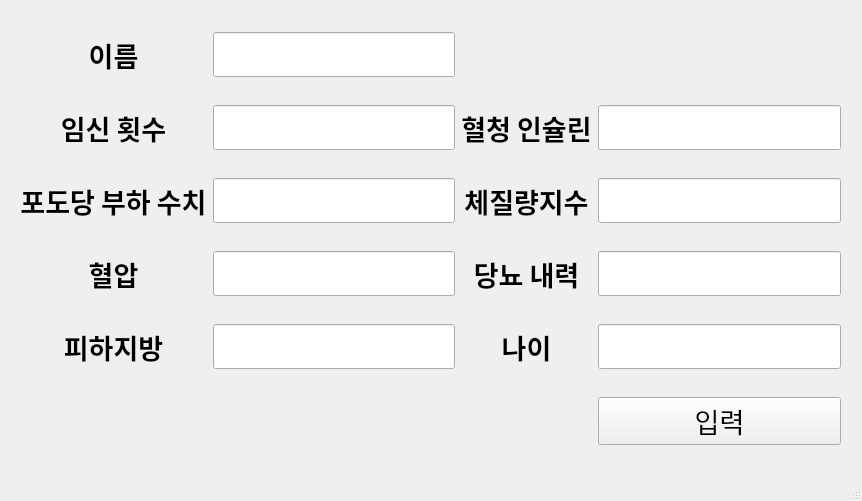
<?xml version="1.0" encoding="UTF-8"?>
<ui version="4.0">
 <class>MainWindow</class>
 <widget class="QMainWindow" name="MainWindow">
  <property name="geometry">
   <rect>
    <x>0</x>
    <y>0</y>
    <width>862</width>
    <height>501</height>
   </rect>
  </property>
  <property name="font">
   <font>
    <family>한컴 말랑말랑 Bold</family>
    <pointsize>20</pointsize>
   </font>
  </property>
  <property name="windowTitle">
   <string>MainWindow</string>
  </property>
  <widget class="QWidget" name="centralwidget">
   <widget class="QWidget" name="layoutWidget">
    <property name="geometry">
     <rect>
      <x>20</x>
      <y>10</y>
      <width>821</width>
      <height>461</height>
     </rect>
    </property>
    <layout class="QGridLayout" name="gridLayout">
     <item row="3" column="1">
      <widget class="QLineEdit" name="BloodPressurelineEdit">
       <property name="font">
        <font>
         <family>한컴 말랑말랑 Bold</family>
         <pointsize>20</pointsize>
         <weight>75</weight>
         <bold>true</bold>
        </font>
       </property>
      </widget>
     </item>
     <item row="4" column="3">
      <widget class="QLabel" name="Agelabel">
       <property name="font">
        <font>
         <family>한컴 말랑말랑 Bold</family>
         <pointsize>20</pointsize>
         <weight>75</weight>
         <bold>true</bold>
        </font>
       </property>
       <property name="text">
        <string>나이</string>
       </property>
       <property name="alignment">
        <set>Qt::AlignCenter</set>
       </property>
      </widget>
     </item>
     <item row="1" column="1">
      <widget class="QLineEdit" name="PregnancieslineEdit">
       <property name="font">
        <font>
         <family>한컴 말랑말랑 Bold</family>
         <pointsize>20</pointsize>
         <weight>75</weight>
         <bold>true</bold>
        </font>
       </property>
      </widget>
     </item>
     <item row="2" column="3">
      <widget class="QLabel" name="BMIlabel">
       <property name="font">
        <font>
         <family>한컴 말랑말랑 Bold</family>
         <pointsize>20</pointsize>
         <weight>75</weight>
         <bold>true</bold>
        </font>
       </property>
       <property name="text">
        <string>체질량지수</string>
       </property>
       <property name="alignment">
        <set>Qt::AlignCenter</set>
       </property>
      </widget>
     </item>
     <item row="1" column="3">
      <widget class="QLabel" name="Insulinlabel">
       <property name="font">
        <font>
         <family>한컴 말랑말랑 Bold</family>
         <pointsize>20</pointsize>
         <weight>75</weight>
         <bold>true</bold>
        </font>
       </property>
       <property name="text">
        <string>혈청 인슐린</string>
       </property>
       <property name="alignment">
        <set>Qt::AlignCenter</set>
       </property>
      </widget>
     </item>
     <item row="3" column="4">
      <widget class="QLineEdit" name="DiabetesPedigreeFunctionlineEdit">
       <property name="font">
        <font>
         <family>한컴 말랑말랑 Bold</family>
         <pointsize>20</pointsize>
         <weight>75</weight>
         <bold>true</bold>
        </font>
       </property>
      </widget>
     </item>
     <item row="2" column="1">
      <widget class="QLineEdit" name="GlucoselineEdit">
       <property name="font">
        <font>
         <family>한컴 말랑말랑 Bold</family>
         <pointsize>20</pointsize>
         <weight>75</weight>
         <bold>true</bold>
        </font>
       </property>
      </widget>
     </item>
     <item row="2" column="0">
      <widget class="QLabel" name="Glucoselabel">
       <property name="font">
        <font>
         <family>한컴 말랑말랑 Bold</family>
         <pointsize>20</pointsize>
         <weight>75</weight>
         <bold>true</bold>
        </font>
       </property>
       <property name="text">
        <string>포도당 부하 수치</string>
       </property>
       <property name="alignment">
        <set>Qt::AlignCenter</set>
       </property>
      </widget>
     </item>
     <item row="1" column="0">
      <widget class="QLabel" name="Pregnancieslabel">
       <property name="font">
        <font>
         <family>한컴 말랑말랑 Bold</family>
         <pointsize>20</pointsize>
         <weight>75</weight>
         <bold>true</bold>
        </font>
       </property>
       <property name="text">
        <string>임신 횟수</string>
       </property>
       <property name="alignment">
        <set>Qt::AlignCenter</set>
       </property>
      </widget>
     </item>
     <item row="4" column="0">
      <widget class="QLabel" name="SkinThicknesslabel">
       <property name="font">
        <font>
         <family>한컴 말랑말랑 Bold</family>
         <pointsize>20</pointsize>
         <weight>75</weight>
         <bold>true</bold>
        </font>
       </property>
       <property name="text">
        <string>피하지방</string>
       </property>
       <property name="alignment">
        <set>Qt::AlignCenter</set>
       </property>
      </widget>
     </item>
     <item row="3" column="0">
      <widget class="QLabel" name="BloodPressurelabel">
       <property name="font">
        <font>
         <family>한컴 말랑말랑 Bold</family>
         <pointsize>20</pointsize>
         <weight>75</weight>
         <bold>true</bold>
        </font>
       </property>
       <property name="text">
        <string>혈압</string>
       </property>
       <property name="alignment">
        <set>Qt::AlignCenter</set>
       </property>
      </widget>
     </item>
     <item row="2" column="4">
      <widget class="QLineEdit" name="BMIlineEdit">
       <property name="font">
        <font>
         <family>한컴 말랑말랑 Bold</family>
         <pointsize>20</pointsize>
         <weight>75</weight>
         <bold>true</bold>
        </font>
       </property>
      </widget>
     </item>
     <item row="4" column="4">
      <widget class="QLineEdit" name="AgelineEdit">
       <property name="font">
        <font>
         <family>한컴 말랑말랑 Bold</family>
         <pointsize>20</pointsize>
         <weight>75</weight>
         <bold>true</bold>
        </font>
       </property>
      </widget>
     </item>
     <item row="3" column="3">
      <widget class="QLabel" name="DiabetesPedigreeFunctionlabel">
       <property name="font">
        <font>
         <family>한컴 말랑말랑 Bold</family>
         <pointsize>20</pointsize>
         <weight>75</weight>
         <bold>true</bold>
        </font>
       </property>
       <property name="text">
        <string>당뇨 내력</string>
       </property>
       <property name="alignment">
        <set>Qt::AlignCenter</set>
       </property>
      </widget>
     </item>
     <item row="1" column="4">
      <widget class="QLineEdit" name="InsulinlineEdit">
       <property name="font">
        <font>
         <family>한컴 말랑말랑 Bold</family>
         <pointsize>20</pointsize>
         <weight>75</weight>
         <bold>true</bold>
        </font>
       </property>
      </widget>
     </item>
     <item row="4" column="1">
      <widget class="QLineEdit" name="SkinThicknesslineEdit">
       <property name="font">
        <font>
         <family>한컴 말랑말랑 Bold</family>
         <pointsize>20</pointsize>
         <weight>75</weight>
         <bold>true</bold>
        </font>
       </property>
      </widget>
     </item>
     <item row="0" column="0">
      <widget class="QLabel" name="Namelabel">
       <property name="font">
        <font>
         <family>한컴 말랑말랑 Bold</family>
         <pointsize>20</pointsize>
         <weight>75</weight>
         <bold>true</bold>
        </font>
       </property>
       <property name="text">
        <string>이름</string>
       </property>
       <property name="alignment">
        <set>Qt::AlignCenter</set>
       </property>
      </widget>
     </item>
     <item row="0" column="1">
      <widget class="QLineEdit" name="NamelineEdit">
       <property name="font">
        <font>
         <family>한컴 말랑말랑 Bold</family>
         <pointsize>20</pointsize>
         <weight>75</weight>
         <bold>true</bold>
        </font>
       </property>
      </widget>
     </item>
     <item row="6" column="4">
      <widget class="QPushButton" name="pushButton">
       <property name="text">
        <string>입력</string>
       </property>
      </widget>
     </item>
    </layout>
   </widget>
  </widget>
  <widget class="QStatusBar" name="statusbar"/>
 </widget>
 <resources/>
 <connections/>
</ui>
